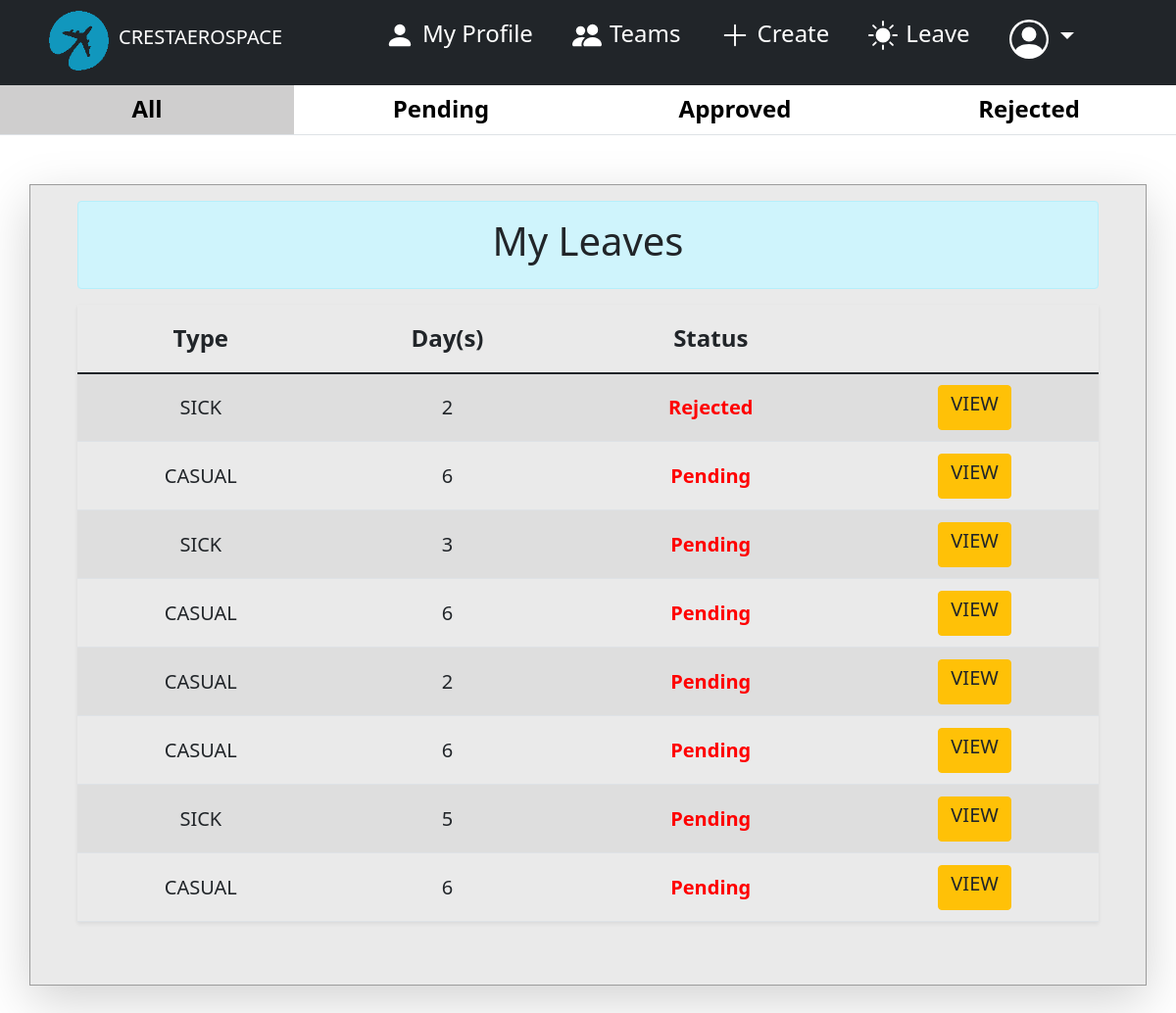
Screenshot of /hrms/leave/MyLeaves (signed in) with the database file from the repository.
### leave/models.py (models this page shows, shortened)
class Leave(models.Model):
    user = ForeignKey(Employee,on_delete=models.CASCADE,default=1)
    startdate = models.DateField(verbose_name='Start Date',help_text='leave start date is on ..',null=True,blank=False)
    enddate = models.DateField(verbose_name='End Date',help_text='coming back on ...',null=True,blank=False)
    leavetype = models.CharField(choices=LEAVE_TYPE,max_length=25,default=LEAVE_TYPE[0],null=True,blank=False)
    reason = models.CharField(verbose_name='Reason for Leave',max_length=255,help_text='add additional information for leave',null=True,blank=True)
    casual_leave    = 20
    optional_leave  = 6
    sick_leave      = 5
    status = models.CharField(max_length=12,default='Pending')
    is_approved = models.BooleanField(default=False)
    updated = models.DateTimeField(auto_now=True, auto_now_add=False)
    created = models.DateTimeField(auto_now=False, auto_now_add=True)
    objects = LeaveManager()
    class Meta:
        verbose_name = 'Leave'
        verbose_name_plural = 'Leaves'
    @property
    def leave_days(self):
        count = 0
        startdate = self.startdate
        enddate = self.enddate
        start_date = datetime.date(startdate.year, startdate.month, startdate.day)
        end_date = datetime.date(enddate.year, enddate.month, enddate.day)
        delta = datetime.timedelta(days=1)
        while start_date <= end_date:
            day = start_date.weekday()
            start_date += delta
            if (day == 5 or day == 6):
                continue
            else:
                count += 1
        return count

### leave/views.py (the view)
# urls.py: path("leave/MyLeaves", views.myleaves, name="myleaves"),
def myleaves(request):
    if not request.user.is_authenticated:
        return redirect('login_user')
    user = request.user
    leaves = Leave.objects.filter(user=user)
    dataset = dict()
    dataset['leave_list'] = leaves
    dataset['all'] = True
    return render(request,'leave/myleaves.html',dataset)

### leave/manager.py (called while the page is built)
	def get_queryset(self):
		return super().get_queryset()

### templates/leave/myleaves.html (shortened to what this page needs)
{% extends 'dashboard/dash_base.html' %}
{% load static %}
{% block content %}
<head>
</head>
<body>
  <table class="table">
    <thead class="h4">
      <tr class="text-center" style="height:50px; vertical-align: middle;">
        <th width='25%' {% if all %} style="background-color: rgb(207, 206, 206);" {% endif %}><a style="text-decoration: none; color: black;" href=" {% url 'myleaves' %} ">All</a>
        </th>
        <th width="25%" {% if pending %} style="background-color: rgb(207, 206, 206);" {% endif %} > <a name='pending-request' style="text-decoration: none; color: black;" href=" {% url 'myleaves_pending' %} ">Pending</a> </th>
        <th width="25%" {% if approved %} style="background-color: rgb(207, 206, 206);" {% endif %} ><a style="text-decoration: none; color: black;" href=" {% url 'myleaves_approved' %} ">Approved</a></th>
        <th width="25%" {% if rejected %} style="background-color: rgb(207, 206, 206);" {% endif %} ><a style="text-decoration: none; color: black;" href=" {% url 'myleaves_rejected' %} ">Rejected</a>
        </th>
      </tr>
    </thead>
  </table>
<div class="container profile px-5 pt-3 pb-5 shadow-lg">
    <center class="alert alert-info text-dark"><h1>My Leaves</h1></center>
    {% if leave_list %}
    <div class="table-responsive-lg">
      <table class="table table-striped table-hover shadow-sm table-sortable" id="myTable">
        <thead class="h4">
            <tr class="text-center" style="height:70px; vertical-align: middle;">
              <th scope="col">Type</th>
              <th scope="col">Day(s)</th>
              <th scope="col">Status</th>
            </tr>
          </thead>
          <tbody>
            {% for leave in leave_list %}
            <tr class="h5 text-center" style="height:70px; vertical-align: middle;">
            <td>{{ leave.leavetype}}</td>
            <td>{{ leave.leave_days }}</td>
            {% if leave.is_approved %}
            <td style="color:green;font-weight: bold">{{ leave.status }}</td>
            {% else %}
            <td style="color:red;font-weight: bold">{{ leave.status }}</td>
            {% endif %}
            <td>
                <a href="{% url 'leavedetails' leave.id %}" class="btn btn-warning text-dark"> <h5>VIEW</h5> </a>
            </td>
          </tr>
          {% endfor %}
        </tbody>
    </table>
    {% else %}
    <span class="mt-3"> <h4>No Leaves can be found...</h4> </span>
    {% endif %}
</div>
</body>
{% endblock content %}

### static/dashboard.css (style rules this page uses)
* { margin: 0; padding: 0; }
.profile { margin-top: 50px; margin-bottom: 100px; border: 1px solid #9c9c9c; background-color: #eaeaea; }
.table-sortable th { cursor: pointer; }

### rows the page displays
Leave: leavetype "SICK", leave_days "2", status "Rejected"
Leave: leavetype "CASUAL", leave_days "6", status "Pending"
Leave: leavetype "SICK", leave_days "3", status "Pending"
Leave: leavetype "CASUAL", leave_days "6", status "Pending"
Leave: leavetype "CASUAL", leave_days "2", status "Pending"
Leave: leavetype "CASUAL", leave_days "6", status "Pending"
Leave: leavetype "SICK", leave_days "5", status "Pending"
Leave: leavetype "CASUAL", leave_days "6", status "Pending"
